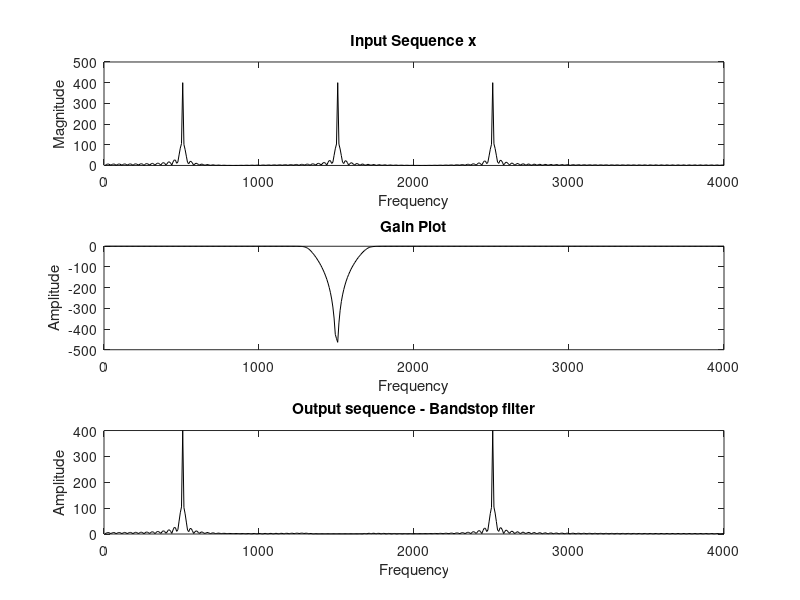

Source code (MATLAB):
%Butterworth filter - IIR
%inputs
clc;
clear all;
close all;
fsamp= 8000;
fp= [1300 1700]; %analog
fs= [1100 1900]; 
ws= (2*fs)/fsamp; %digital
wp= (2*fp)/fsamp;
ap= 3;
as= 40;
f1= 500;
f2= 1500;
f3= 2500;
order=1024;
%input signals
t= 0:(1/fsamp):0.1;
x1 = sin(2*pi*f1*t);
x2 = sin(2*pi*f2*t);
x3 = sin(2*pi*f3*t);
x = x1+x2+x3;
%input spectrum
fft_x=fft(x,order);
for i=1:order
    fr(i)=i*(fsamp/order);
end
%low pass
[N,Wn]= buttord(wp,ws,ap,as);
[b,a]= butter(N,Wn,'stop'); %butterpass co efficients
[h,f]= freqz(b,a,order/2,fsamp);
y1= filter(b,a,x);
fft_y1=fft(y1,order);
figure(1);
subplot(311)
plot(fr(1:order/2),abs(fft_x(1:order/2)),'k');
title('Input Sequence x');
xlabel('Frequency');
ylabel('Magnitude');
subplot(312) %gain
h1=abs(h)/max(abs(h));
plot(fr(1:order/2),20*log(h1(1:order/2)),'k');
title('Gain Plot');
xlabel('Frequency'); ylabel('Amplitude');
subplot(313) %output
plot(fr(1:order/2),abs(fft_y1(1:order/2)),'k');
title('Output sequence - Bandstop filter');
xlabel('Frequency'); ylabel('Amplitude');